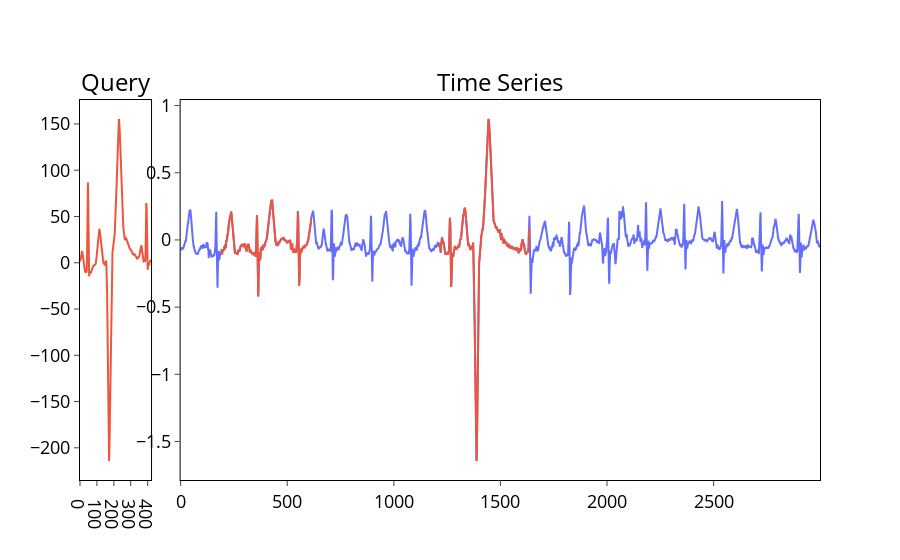

Write notebook code for a chart like this one.
### Code cell
plot_bestmatch_results(ts, query, ucr_dtw_results)

### Figure 1 — Plotly figure (JSON) as saved in the notebook; plotly's stock layout.template omitted (floating-point values rounded to 4 significant figures; data arrays with more than 128 entries replaced by an {"elided": "..."} marker saying what was removed)
{"data": [{"line": {"color": "#EF553B"}, "type": "scatter", "x": {"elided": "421 int values"}, "xaxis": "x", "y": {"elided": "421 float values"}, "yaxis": "y"}, {"line": {"color": "#636EFA"}, "type": "scatter", "x": {"elided": "3000 int values"}, "xaxis": "x2", "y": {"elided": "3000 float values"}, "yaxis": "y2"}, {"line": {"color": "#EF553B"}, "type": "scatter", "x": {"elided": "421 int values"}, "xaxis": "x2", "y": {"elided": "421 float values"}, "yaxis": "y2"}, {"line": {"color": "#EF553B"}, "type": "scatter", "x": {"elided": "421 int values"}, "xaxis": "x2", "y": {"elided": "421 float values"}, "yaxis": "y2"}], "layout": {"annotations": [{"font": {"color": "black", "size": 24}, "showarrow": false, "text": "Query", "x": 0.048, "xanchor": "center", "xref": "paper", "y": 1, "yanchor": "bottom", "yref": "paper"}, {"font": {"color": "black", "size": 24}, "showarrow": false, "text": "Time Series", "x": 0.568, "xanchor": "center", "xref": "paper", "y": 1, "yanchor": "bottom", "yref": "paper"}], "plot_bgcolor": "rgba(0,0,0,0)", "showlegend": false, "title": {"x": 0.5}, "xaxis": {"anchor": "y", "domain": [0, 0.096], "linecolor": "#000", "linewidth": 1, "mirror": true, "showgrid": false, "tickfont": {"color": "black", "size": 18}, "ticks": "outside", "tickwidth": 1}, "xaxis2": {"anchor": "y2", "domain": [0.136, 1], "linecolor": "#000", "linewidth": 1, "mirror": true, "showgrid": false, "tickfont": {"color": "black", "size": 18}, "ticks": "outside", "tickwidth": 1}, "yaxis": {"anchor": "x", "domain": [0, 1], "linecolor": "#000", "linewidth": 1, "mirror": true, "showgrid": false, "tickfont": {"color": "black", "size": 18}, "ticks": "outside", "tickwidth": 1, "zeroline": false}, "yaxis2": {"anchor": "x2", "domain": [0, 1], "linecolor": "#000", "linewidth": 1, "mirror": true, "showgrid": false, "tickfont": {"color": "black", "size": 18}, "ticks": "outside", "tickwidth": 1, "zeroline": false}}}
